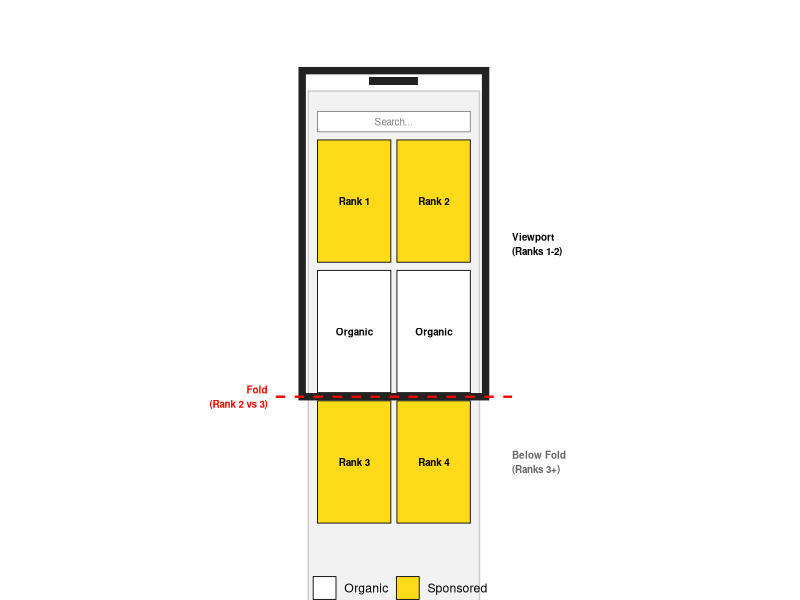

Recreate this plot in R.
#!/usr/bin/env Rscript
library(ggplot2)
library(grid)

# Set output path
outfile <- "02_mobile_viewport.pdf"

# Mobile layout (2-column grid, tall phone aspect ratio):
# Row 1: Search bar
# Row 2: Ad (Rank 1) | Ad (Rank 2)
# Row 3: Organic | Organic
# --- FOLD ---
# Row 4: Ad (Rank 3) | Ad (Rank 4)

page_height <- 16
row_height <- 3.0  # Taller product cards
gap <- 0.2
col_width <- 1.8  # Narrower for phone aspect
col_gap <- 0.15
phone_width <- 4.2

# Center the content
left_xmin <- (phone_width - 2*col_width - col_gap) / 2
left_xmax <- left_xmin + col_width
right_xmin <- left_xmax + col_gap
right_xmax <- right_xmin + col_width

# Row y-coordinates (from top)
search_ymax <- page_height - 0.5
search_ymin <- search_ymax - 0.5
row1_ymax <- search_ymin - gap
row1_ymin <- row1_ymax - row_height
row2_ymax <- row1_ymin - gap
row2_ymin <- row2_ymax - row_height
row3_ymax <- row2_ymin - gap
row3_ymin <- row3_ymax - row_height

# Viewport shows search bar + row 1 (ads) + row 2 (organic)
viewport_ymin <- row2_ymin - gap/2
viewport_ymax <- page_height

slots <- data.frame(
  xmin = c(left_xmin, right_xmin, left_xmin, right_xmin, left_xmin, right_xmin),
  xmax = c(left_xmax, right_xmax, left_xmax, right_xmax, left_xmax, right_xmax),
  ymin = c(row1_ymin, row1_ymin, row2_ymin, row2_ymin, row3_ymin, row3_ymin),
  ymax = c(row1_ymax, row1_ymax, row2_ymax, row2_ymax, row3_ymax, row3_ymax),
  type = c("Sponsored", "Sponsored", "Organic", "Organic", "Sponsored", "Sponsored"),
  label = c("Rank 1", "Rank 2", "Organic", "Organic", "Rank 3", "Rank 4")
)

p <- ggplot() +
  # The full page/scroll area background
  annotate("rect", xmin=0, xmax=phone_width, ymin=0, ymax=page_height, fill="gray95", color="gray80") +

  # Search bar
  annotate("rect", xmin=left_xmin, xmax=right_xmax, ymin=search_ymin, ymax=search_ymax,
           fill="white", color="gray50", linewidth=0.3) +
  annotate("text", x=(left_xmin+right_xmax)/2, y=(search_ymin+search_ymax)/2,
           label="Search...", color="gray50", size=2.5, hjust=0.5) +

  # The slots - sponsored (gold) vs organic (white)
  geom_rect(data=slots, aes(xmin=xmin, xmax=xmax, ymin=ymin, ymax=ymax, fill=type),
            color="black", alpha=0.9, linewidth=0.3) +
  scale_fill_manual(values=c("Sponsored"="#FFD700", "Organic"="white")) +

  # Labels inside each slot
  geom_text(data=slots, aes(x=(xmin+xmax)/2, y=(ymin+ymax)/2, label=label),
            size=2.5, fontface="bold") +

  # The Viewport (Phone Screen) - rounded corners simulated with thick border
  annotate("rect", xmin=-0.15, xmax=phone_width+0.15, ymin=viewport_ymin, ymax=viewport_ymax+0.5,
           color="#222222", fill=NA, linewidth=2.5) +

  # Phone Notch/Dynamic Island
  annotate("rect", xmin=phone_width/2-0.6, xmax=phone_width/2+0.6, ymin=viewport_ymax+0.15, ymax=viewport_ymax+0.35,
           fill="#222222") +

  # Fold Line (between row 2 and row 3, i.e., between ad rank 2 and 3)
  annotate("segment", x=-0.8, xend=phone_width+0.8, y=viewport_ymin, yend=viewport_ymin,
           linetype="dashed", color="red", linewidth=0.8) +
  annotate("text", x=-1, y=viewport_ymin, label="Fold\n(Rank 2 vs 3)", hjust=1, color="red", fontface="bold", size=2.5) +

  # Labels for above/below fold
  annotate("text", x=phone_width+0.8, y=(viewport_ymax + viewport_ymin)/2, label="Viewport\n(Ranks 1-2)", hjust=0, fontface="bold", size=2.5) +
  annotate("text", x=phone_width+0.8, y=(row3_ymin + row3_ymax)/2, label="Below Fold\n(Ranks 3+)", hjust=0, color="gray40", fontface="bold", size=2.5) +

  # Theme
  coord_fixed(ratio=1, xlim=c(-2.5, 7), ylim=c(row3_ymin - 0.5, page_height + 1), clip="off") +
  theme_void() +
  theme(legend.position="bottom", legend.title=element_blank()) +
  labs(title="")

ggsave(outfile, plot=p, width=7, height=5)
cat(paste("Saved plot to", outfile, "\n"))
